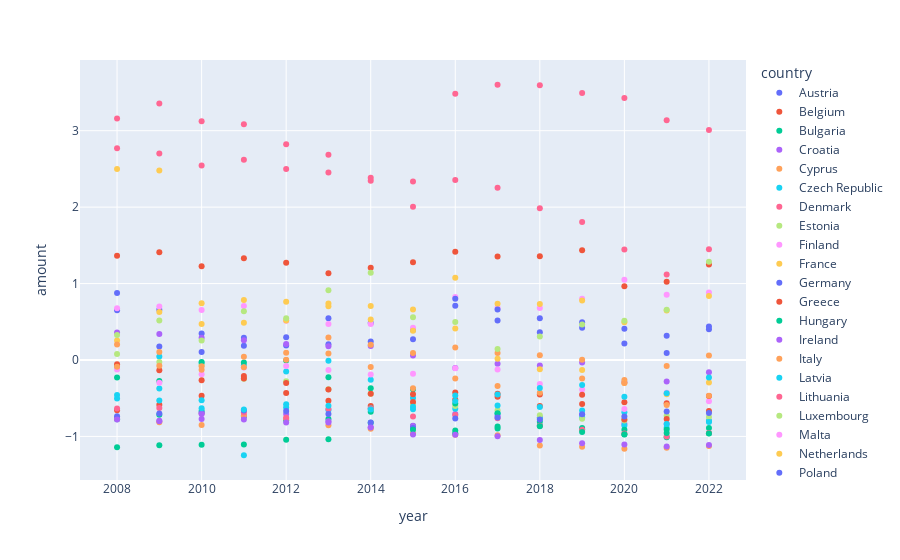

The code cell stored with this chart in its notebook:
### Markdown cell above
# Time to Scale it!!

### Code cell
# Manually scaling datapoints
mean = df_total_crime.describe()["amount"]["mean"]

std = df_total_crime.describe()["amount"]["std"]




df_total_crime_scaled = pd.DataFrame()

df_total_crime_scaled["country"] = df_total_crime["country"]
df_total_crime_scaled["year"] = df_total_crime["year"]

df_total_crime_scaled["amount"] = (df_total_crime["amount"] - mean) / std

df_total_crime_scaled.loc[df_total_crime_scaled.country == "Czechia", "country"] = "Czech Republic"



px.scatter(df_total_crime_scaled, x="year", y="amount", color="country")

### Figure 1 — Plotly figure (JSON) as saved in the notebook; plotly's stock layout.template omitted (floating-point values rounded to 4 significant figures)
{"data": [{"hovertemplate": "country=Austria<br>year=%{x}<br>amount=%{y}<extra></extra>", "legendgroup": "Austria", "marker": {"color": "#636efa", "symbol": "circle"}, "mode": "markers", "name": "Austria", "orientation": "v", "showlegend": true, "type": "scatter", "x": [2008, 2009, 2010, 2011, 2012, 2013, 2014, 2015, 2016, 2017, 2018, 2019, 2020, 2021, 2022], "xaxis": "x", "y": [0.6507, 0.6559, 0.348, 0.2909, 0.2986, 0.5477, 0.4845, 0.3939, 0.71, 0.5161, 0.3634, 0.4213, 0.2158, 0.0922, 0.4021], "yaxis": "y"}, {"hovertemplate": "country=Belgium<br>year=%{x}<br>amount=%{y}<extra></extra>", "legendgroup": "Belgium", "marker": {"color": "#EF553B", "symbol": "circle"}, "mode": "markers", "name": "Belgium", "orientation": "v", "showlegend": true, "type": "scatter", "x": [2008, 2009, 2010, 2011, 2012, 2013, 2014, 2015, 2016, 2017, 2018, 2019, 2020, 2021, 2022], "xaxis": "x", "y": [1.366, 1.409, 1.225, 1.331, 1.271, 1.135, 1.208, 1.279, 1.415, 1.354, 1.358, 1.437, 0.9648, 1.024, 1.251], "yaxis": "y"}, {"hovertemplate": "country=Bulgaria<br>year=%{x}<br>amount=%{y}<extra></extra>", "legendgroup": "Bulgaria", "marker": {"color": "#00cc96", "symbol": "circle"}, "mode": "markers", "name": "Bulgaria", "orientation": "v", "showlegend": true, "type": "scatter", "x": [2008, 2009, 2010, 2011, 2012, 2013, 2014, 2015, 2016, 2017, 2018, 2019, 2020, 2021, 2022], "xaxis": "x", "y": [-0.7744, -0.7161, -0.6674, -0.7437, -0.7868, -0.7716, -0.8197, -0.8628, -0.9217, -0.8715, -0.858, -0.9088, -0.9739, -1.01, -0.9599], "yaxis": "y"}, {"hovertemplate": "country=Croatia<br>year=%{x}<br>amount=%{y}<extra></extra>", "legendgroup": "Croatia", "marker": {"color": "#ab63fa", "symbol": "circle"}, "mode": "markers", "name": "Croatia", "orientation": "v", "showlegend": true, "type": "scatter", "x": [2008, 2009, 2010, 2011, 2012, 2013, 2014, 2015, 2016, 2017, 2018, 2019, 2020, 2021, 2022], "xaxis": "x", "y": [-0.7654, -0.7961, -0.7734, -0.7294, -0.7051, -0.8014, -0.8809, -0.8605, -0.7064, -0.7276, -0.7514, -0.7148, -0.8354, -0.8361, -0.7983], "yaxis": "y"}, {"hovertemplate": "country=Cyprus<br>year=%{x}<br>amount=%{y}<extra></extra>", "legendgroup": "Cyprus", "marker": {"color": "#FFA15A", "symbol": "circle"}, "mode": "markers", "name": "Cyprus", "orientation": "v", "showlegend": true, "type": "scatter", "x": [2008, 2009, 2010, 2011, 2012, 2013, 2014, 2015, 2016, 2017, 2018, 2019, 2020, 2021, 2022], "xaxis": "x", "y": [-0.7698, -0.8158, -0.8518, -0.7271, -0.77, -0.8528, -0.9007, -0.9611, -0.9764, -0.9854, -1.117, -1.136, -1.162, -1.149, -1.126], "yaxis": "y"}, {"hovertemplate": "country=Czech Republic<br>year=%{x}<br>amount=%{y}<extra></extra>", "legendgroup": "Czech Republic", "marker": {"color": "#19d3f3", "symbol": "circle"}, "mode": "markers", "name": "Czech Republic", "orientation": "v", "showlegend": true, "type": "scatter", "x": [2008, 2009, 2010, 2011, 2012, 2013, 2014, 2015, 2016, 2017, 2018, 2019, 2020, 2021, 2022], "xaxis": "x", "y": [-0.08896, 0.04465, -0.03984, -0.07121, -0.149, -0.01111, -0.2572, -0.497, -0.6387, -0.6977, -0.7581, -0.7532, -0.8571, -0.8872, -0.7967], "yaxis": "y"}, {"hovertemplate": "country=Denmark<br>year=%{x}<br>amount=%{y}<extra></extra>", "legendgroup": "Denmark", "marker": {"color": "#FF6692", "symbol": "circle"}, "mode": "markers", "name": "Denmark", "orientation": "v", "showlegend": true, "type": "scatter", "x": [2008, 2009, 2010, 2011, 2012, 2013, 2014, 2015, 2016, 2017, 2018, 2019, 2020, 2021, 2022], "xaxis": "x", "y": [3.16, 3.357, 3.125, 3.084, 2.824, 2.686, 2.384, 2.004, 2.356, 2.253, 1.986, 1.807, 1.445, 1.119, 1.448], "yaxis": "y"}, {"hovertemplate": "country=Estonia<br>year=%{x}<br>amount=%{y}<extra></extra>", "legendgroup": "Estonia", "marker": {"color": "#B6E880", "symbol": "circle"}, "mode": "markers", "name": "Estonia", "orientation": "v", "showlegend": true, "type": "scatter", "x": [2008, 2009, 2010, 2011, 2012, 2013, 2014, 2015, 2016, 2017, 2018, 2019, 2020, 2021, 2022], "xaxis": "x", "y": [0.07694, -0.02612, -0.06356, -0.2459, -0.2779, -0.3834, -0.4408, -0.5878, -0.6005, -0.6561, -0.7217, -0.77, -0.7917, -0.7286, -0.745], "yaxis": "y"}, {"hovertemplate": "country=Finland<br>year=%{x}<br>amount=%{y}<extra></extra>", "legendgroup": "Finland", "marker": {"color": "#FF97FF", "symbol": "circle"}, "mode": "markers", "name": "Finland", "orientation": "v", "showlegend": true, "type": "scatter", "x": [2008, 2009, 2010, 2011, 2012, 2013, 2014, 2015, 2016, 2017, 2018, 2019, 2020, 2021, 2022], "xaxis": "x", "y": [0.6769, 0.6993, 0.6557, 0.7055, 0.5143, 0.4706, 0.4715, 0.4219, 0.8247, 0.6815, 0.6814, 0.801, 1.051, 0.8525, 0.8844], "yaxis": "y"}, {"hovertemplate": "country=France<br>year=%{x}<br>amount=%{y}<extra></extra>", "legendgroup": "France", "marker": {"color": "#FECB52", "symbol": "circle"}, "mode": "markers", "name": "France", "orientation": "v", "showlegend": true, "type": "scatter", "x": [2008, 2009, 2010, 2011, 2012, 2013, 2014, 2015, 2016, 2017, 2018, 2019, 2020, 2021, 2022], "xaxis": "x", "y": [0.2545, 0.6291, 0.4713, 0.488, 0.5172, 0.7036, 0.7052, 0.6606, 1.077, 0.7344, 0.7328, 0.778, 0.4949, 0.648, 0.8383], "yaxis": "y"}, {"hovertemplate": "country=Germany<br>year=%{x}<br>amount=%{y}<extra></extra>", "legendgroup": "Germany", "marker": {"color": "#636efa", "symbol": "circle"}, "mode": "markers", "name": "Germany", "orientation": "v", "showlegend": true, "type": "scatter", "x": [2008, 2009, 2010, 2011, 2012, 2013, 2014, 2015, 2016, 2017, 2018, 2019, 2020, 2021, 2022], "xaxis": "x", "y": [0.8777, 0.175, 0.1035, 0.1879, 0.1882, 0.2063, 0.241, 0.2724, 0.7999, 0.6614, 0.5454, 0.4944, 0.409, 0.3162, 0.4378], "yaxis": "y"}, {"hovertemplate": "country=Greece<br>year=%{x}<br>amount=%{y}<extra></extra>", "legendgroup": "Greece", "marker": {"color": "#EF553B", "symbol": "circle"}, "mode": "markers", "name": "Greece", "orientation": "v", "showlegend": true, "type": "scatter", "x": [2008, 2009, 2010, 2011, 2012, 2013, 2014, 2015, 2016, 2017, 2018, 2019, 2020, 2021, 2022], "xaxis": "x", "y": [-0.657, -0.5854, -0.4694, -0.2096, -0.4328, -0.533, -0.6029, -0.5506, -0.5182, -0.4795, -0.6018, -0.5759, -0.7773, -0.7731, -0.6657], "yaxis": "y"}, {"hovertemplate": "country=Hungary<br>year=%{x}<br>amount=%{y}<extra></extra>", "legendgroup": "Hungary", "marker": {"color": "#00cc96", "symbol": "circle"}, "mode": "markers", "name": "Hungary", "orientation": "v", "showlegend": true, "type": "scatter", "x": [2008, 2009, 2010, 2011, 2012, 2013, 2014, 2015, 2016, 2017, 2018, 2019, 2020, 2021, 2022], "xaxis": "x", "y": [-0.2274, -0.2734, -0.02558, -0.03412, -0.00496, -0.2258, -0.37, -0.3831, -0.5696, -0.6979, -0.8071, -0.8894, -0.9121, -0.9082, -0.8885], "yaxis": "y"}, {"hovertemplate": "country=Ireland<br>year=%{x}<br>amount=%{y}<extra></extra>", "legendgroup": "Ireland", "marker": {"color": "#ab63fa", "symbol": "circle"}, "mode": "markers", "name": "Ireland", "orientation": "v", "showlegend": true, "type": "scatter", "x": [2008, 2009, 2010, 2011, 2012, 2013, 2014, 2015, 2016, 2017, 2018, 2019, 2020, 2021, 2022], "xaxis": "x", "y": [0.3609, 0.34, 0.2912, 0.2572, 0.2091, 0.181, 0.1835, 0.05763, -0.1041, -0.04867, -0.07103, -0.03253, -0.29, -0.2829, -0.159], "yaxis": "y"}, {"hovertemplate": "country=Italy<br>year=%{x}<br>amount=%{y}<extra></extra>", "legendgroup": "Italy", "marker": {"color": "#FFA15A", "symbol": "circle"}, "mode": "markers", "name": "Italy", "orientation": "v", "showlegend": true, "type": "scatter", "x": [2008, 2009, 2010, 2011, 2012, 2013, 2014, 2015, 2016, 2017, 2018, 2019, 2020, 2021, 2022], "xaxis": "x", "y": [0.2036, 0.106, -0.08186, 0.0416, 0.09572, 0.295, 0.1981, 0.09137, 0.1632, 0.09137, 0.06226, 0.002611, -0.2614, -0.07856, 0.05821], "yaxis": "y"}, {"hovertemplate": "country=Latvia<br>year=%{x}<br>amount=%{y}<extra></extra>", "legendgroup": "Latvia", "marker": {"color": "#19d3f3", "symbol": "circle"}, "mode": "markers", "name": "Latvia", "orientation": "v", "showlegend": true, "type": "scatter", "x": [2008, 2009, 2010, 2011, 2012, 2013, 2014, 2015, 2016, 2017, 2018, 2019, 2020, 2021, 2022], "xaxis": "x", "y": [-0.4593, -0.3745, -0.5266, -1.246, -0.6202, -0.653, -0.631, -0.6455, -0.5368, -0.5955, -0.6148, -0.6612, -0.684, -0.8376, -0.8117], "yaxis": "y"}, {"hovertemplate": "country=Lithuania<br>year=%{x}<br>amount=%{y}<extra></extra>", "legendgroup": "Lithuania", "marker": {"color": "#FF6692", "symbol": "circle"}, "mode": "markers", "name": "Lithuania", "orientation": "v", "showlegend": true, "type": "scatter", "x": [2008, 2009, 2010, 2011, 2012, 2013, 2014, 2015, 2016, 2017, 2018, 2019, 2020, 2021, 2022], "xaxis": "x", "y": [-0.635, -0.6272, -0.6987, -0.6884, -0.7544, -0.6411, -0.6349, -0.7379, -0.7197, -0.7637, -0.8601, -0.914, -0.963, -0.9998, -0.9539], "yaxis": "y"}, {"hovertemplate": "country=Luxembourg<br>year=%{x}<br>amount=%{y}<extra></extra>", "legendgroup": "Luxembourg", "marker": {"color": "#B6E880", "symbol": "circle"}, "mode": "markers", "name": "Luxembourg", "orientation": "v", "showlegend": true, "type": "scatter", "x": [2008, 2009, 2010, 2011, 2012, 2013, 2014, 2015, 2016, 2017, 2018, 2019, 2020, 2021, 2022], "xaxis": "x", "y": [0.3276, 0.5154, 0.2561, 0.6393, 0.5469, 0.9123, 1.14, 0.5602, 0.4974, 0.1423, 0.3063, 0.4631, 0.5122, 0.6572, 1.287], "yaxis": "y"}, {"hovertemplate": "country=Malta<br>year=%{x}<br>amount=%{y}<extra></extra>", "legendgroup": "Malta", "marker": {"color": "#FF97FF", "symbol": "circle"}, "mode": "markers", "name": "Malta", "orientation": "v", "showlegend": true, "type": "scatter", "x": [2008, 2009, 2010, 2011, 2012, 2013, 2014, 2015, 2016, 2017, 2018, 2019, 2020, 2021, 2022], "xaxis": "x", "y": [-0.1244, -0.2965, -0.1864, -0.09872, -0.07709, -0.1294, -0.1895, -0.1798, -0.1088, -0.1238, -0.314, -0.3859, -0.6408, -0.43, -0.5394], "yaxis": "y"}, {"hovertemplate": "country=Netherlands<br>year=%{x}<br>amount=%{y}<extra></extra>", "legendgroup": "Netherlands", "marker": {"color": "#FECB52", "symbol": "circle"}, "mode": "markers", "name": "Netherlands", "orientation": "v", "showlegend": true, "type": "scatter", "x": [2008, 2009, 2010, 2011, 2012, 2013, 2014, 2015, 2016, 2017, 2018, 2019, 2020, 2021, 2022], "xaxis": "x", "y": [2.5, 2.479, 0.7438, 0.7854, 0.7637, 0.7398, 0.53, 0.382, 0.4128, 0.01613, -0.1195, -0.1309, -0.3009, -0.4482, -0.2929], "yaxis": "y"}, {"hovertemplate": "country=Poland<br>year=%{x}<br>amount=%{y}<extra></extra>", "legendgroup": "Poland", "marker": {"color": "#636efa", "symbol": "circle"}, "mode": "markers", "name": "Poland", "orientation": "v", "showlegend": true, "type": "scatter", "x": [2008, 2009, 2010, 2011, 2012, 2013, 2014, 2015, 2016, 2017, 2018, 2019, 2020, 2021, 2022], "xaxis": "x", "y": [-0.7355, -0.6987, -0.6911, -0.6601, -0.6686, -0.708, -0.8178, -0.8888, -0.7653, -0.7525, -0.7775, -0.7104, -0.7378, -0.6735, -0.6937], "yaxis": "y"}, {"hovertemplate": "country=Portugal<br>year=%{x}<br>amount=%{y}<extra></extra>", "legendgroup": "Portugal", "marker": {"color": "#EF553B", "symbol": "circle"}, "mode": "markers", "name": "Portugal", "orientation": "v", "showlegend": true, "type": "scatter", "x": [2008, 2009, 2010, 2011, 2012, 2013, 2014, 2015, 2016, 2017, 2018, 2019, 2020, 2021, 2022], "xaxis": "x", "y": [-0.05658, -0.1345, -0.2659, -0.241, -0.3005, -0.3875, -0.4424, -0.4481, -0.4243, -0.4427, -0.4506, -0.4532, -0.5526, -0.5668, -0.4709], "yaxis": "y"}, {"hovertemplate": "country=Romania<br>year=%{x}<br>amount=%{y}<extra></extra>", "legendgroup": "Romania", "marker": {"color": "#00cc96", "symbol": "circle"}, "mode": "markers", "name": "Romania", "orientation": "v", "showlegend": true, "type": "scatter", "x": [2008, 2009, 2010, 2011, 2012, 2013, 2014, 2015, 2016, 2017, 2018, 2019, 2020, 2021, 2022], "xaxis": "x", "y": [-1.143, -1.116, -1.108, -1.105, -1.044, -1.038, -0.6785, -0.9124, -0.958, -0.8972, -0.8667, -0.9436, -0.9731, -0.9553, -0.963], "yaxis": "y"}, {"hovertemplate": "country=Slovakia<br>year=%{x}<br>amount=%{y}<extra></extra>", "legendgroup": "Slovakia", "marker": {"color": "#ab63fa", "symbol": "circle"}, "mode": "markers", "name": "Slovakia", "orientation": "v", "showlegend": true, "type": "scatter", "x": [2008, 2009, 2010, 2011, 2012, 2013, 2014, 2015, 2016, 2017, 2018, 2019, 2020, 2021, 2022], "xaxis": "x", "y": [-0.7793, -0.8004, -0.7056, -0.7783, -0.8169, -0.8162, -0.8826, -0.9744, -0.9793, -0.9989, -1.047, -1.088, -1.105, -1.131, -1.113], "yaxis": "y"}, {"hovertemplate": "country=Slovenia<br>year=%{x}<br>amount=%{y}<extra></extra>", "legendgroup": "Slovenia", "marker": {"color": "#FFA15A", "symbol": "circle"}, "mode": "markers", "name": "Slovenia", "orientation": "v", "showlegend": true, "type": "scatter", "x": [2008, 2009, 2010, 2011, 2012, 2013, 2014, 2015, 2016, 2017, 2018, 2019, 2020, 2021, 2022], "xaxis": "x", "y": [-0.08988, -0.07566, -0.1292, -0.09449, 0.004241, 0.08648, -0.09077, -0.3693, -0.2423, -0.3399, -0.4287, -0.243, -0.3009, -0.5881, -0.4666], "yaxis": "y"}, {"hovertemplate": "country=Spain<br>year=%{x}<br>amount=%{y}<extra></extra>", "legendgroup": "Spain", "marker": {"color": "#19d3f3", "symbol": "circle"}, "mode": "markers", "name": "Spain", "orientation": "v", "showlegend": true, "type": "scatter", "x": [2008, 2009, 2010, 2011, 2012, 2013, 2014, 2015, 2016, 2017, 2018, 2019, 2020, 2021, 2022], "xaxis": "x", "y": [-0.5027, -0.53, -0.6305, -0.6463, -0.5786, -0.5978, -0.6478, -0.6103, -0.4651, -0.4523, -0.3654, -0.3278, -0.48, -0.4349, -0.2295], "yaxis": "y"}, {"hovertemplate": "country=Sweden<br>year=%{x}<br>amount=%{y}<extra></extra>", "legendgroup": "Sweden", "marker": {"color": "#FF6692", "symbol": "circle"}, "mode": "markers", "name": "Sweden", "orientation": "v", "showlegend": true, "type": "scatter", "x": [2008, 2009, 2010, 2011, 2012, 2013, 2014, 2015, 2016, 2017, 2018, 2019, 2020, 2021, 2022], "xaxis": "x", "y": [2.77, 2.702, 2.546, 2.619, 2.498, 2.452, 2.344, 2.337, 3.482, 3.601, 3.594, 3.493, 3.429, 3.137, 3.009], "yaxis": "y"}], "layout": {"legend": {"title": {"text": "country"}, "tracegroupgap": 0}, "margin": {"t": 60}, "xaxis": {"anchor": "y", "domain": [0, 1], "title": {"text": "year"}}, "yaxis": {"anchor": "x", "domain": [0, 1], "title": {"text": "amount"}}}}
